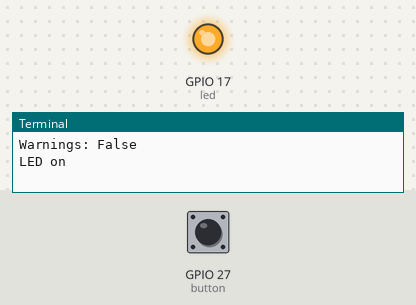
The program below on a simulated Raspberry Pi (BCM pin numbers). Shown: output pins drawn as LEDs (lit = HIGH), the last lines printed to the terminal. Inputs (shaded band) come from the test bench; at power-on: GPIO 27 (button) LOW. At 1.0 s the program stops and its outputs stay as they are.

Above: at 0.1 s.
At 1.1 s:
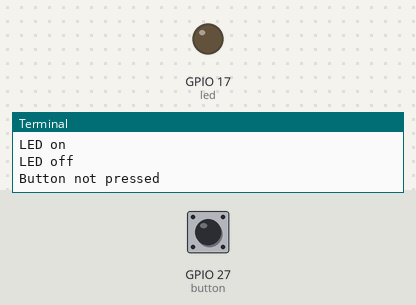
Timing chart, 0 to 2.5 s (numbered marks = the images above):
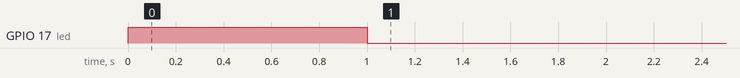

The program:

example.py
```python
#import RPi.GPIO as GPIO
import TGNgpio as GPIO
import time

GPIO.setmode(GPIO.BCM)
GPIO.setwarnings(False)

led = 17 #pin 11
GPIO.setup(led,GPIO.OUT)

print("LED on")
GPIO.output(led,GPIO.HIGH)
time.sleep(1)
print("LED off")
GPIO.output(led,GPIO.LOW)

button = 27 #pin 13
GPIO.setup(button, GPIO.IN, pull_up_down=GPIO.PUD_DOWN)

if GPIO.input(button) == GPIO.HIGH:
    print("Button was pushed!")
else:
    print("Button not pressed")
```

TGNgpio.py
```python
import gpiod

mod = "BOARD"
chip = gpiod.Chip('gpiochip4')

def BCM():
    print("BCM")
def BOARD():
    print("BOARD")
def OUT():
    print("OUT")
def IN():
    print("IN")
def LOW():
    print("LOW")
def HIGH():
    print("HIGH")
def PUD_DOWN():
    print("PUD_DOWN")
def setwarnings(warn):
    print("Warnings: " + str(warn))

def setmode(modus):
    global mod
    mod = str(modus).split(" ")[1]

def gpio_map(num):
    if mod == "BCM":
        return num
    elif mod == "BOARD":
        map_A = ["0","1","3","5","7","29","31","26","24","21","19","23","32","33","8","10","36","11","12","35","38","40","15","16","18","22","37","13"]
        return int(map_A.index(str(num)))

def setup(pin_n, setto, pull_up_down = "x"):
    pin_n = gpio_map(pin_n)
    setto = str(setto).split(" ")[1]
    if setto == "OUT":
        chip.get_line(pin_n).request(consumer="myLed", type=gpiod.LINE_REQ_DIR_OUT)
    elif setto == "IN":
        chip.get_line(pin_n).request(consumer="Button", type=gpiod.LINE_REQ_DIR_IN)

def output(pin_n, stat):
    pin_n = gpio_map(pin_n)
    stat = str(stat).split(" ")[1]
    if stat == "HIGH":
        chip.get_line(pin_n).set_value(1)
    elif stat == "LOW":
        chip.get_line(pin_n).set_value(0)

def input(pin_n):
    pin_n = gpio_map(pin_n)
    val = chip.get_line(pin_n).get_value()
    if val == 1:
        return HIGH
    else:
        return LOW
```
